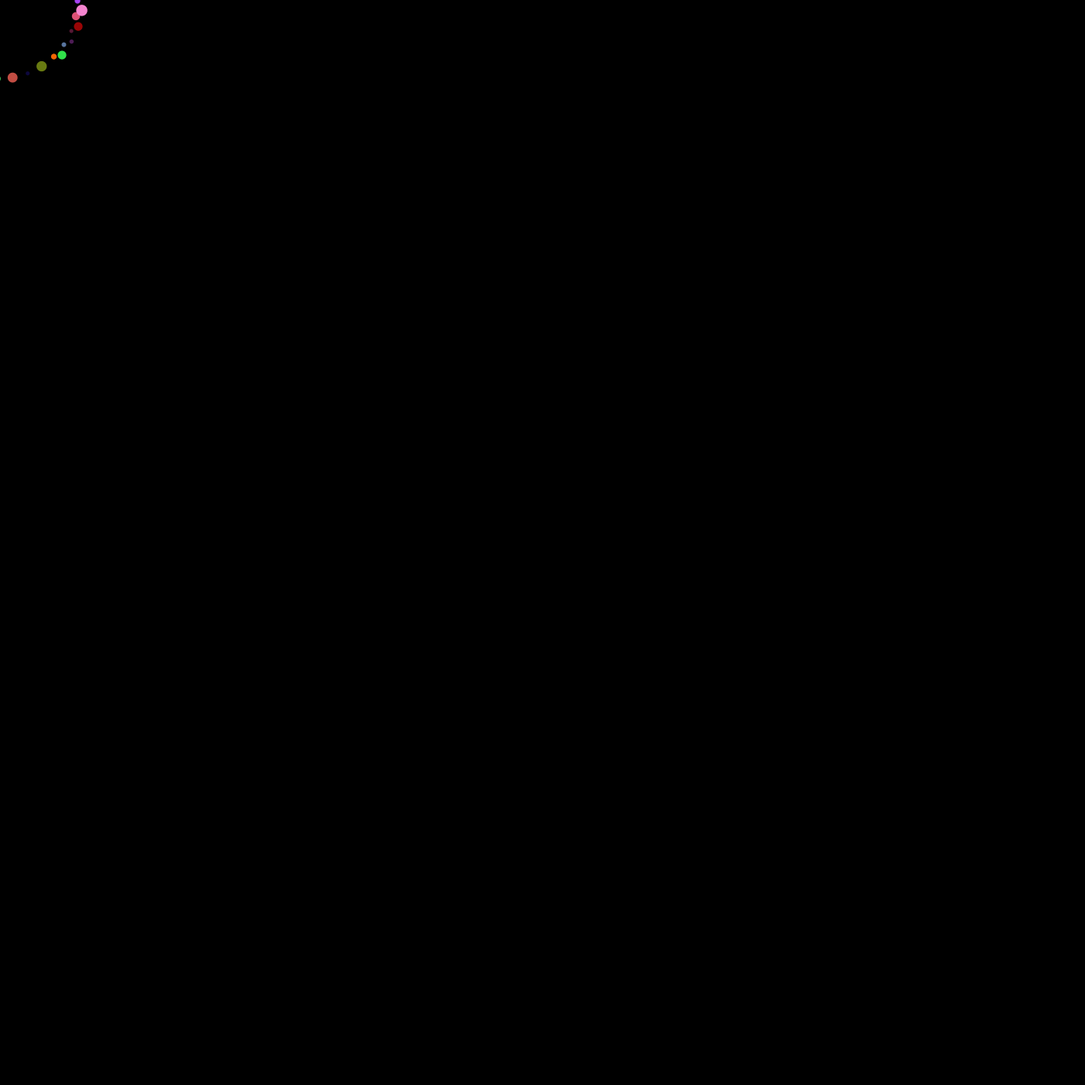
Frame 1 (no input)
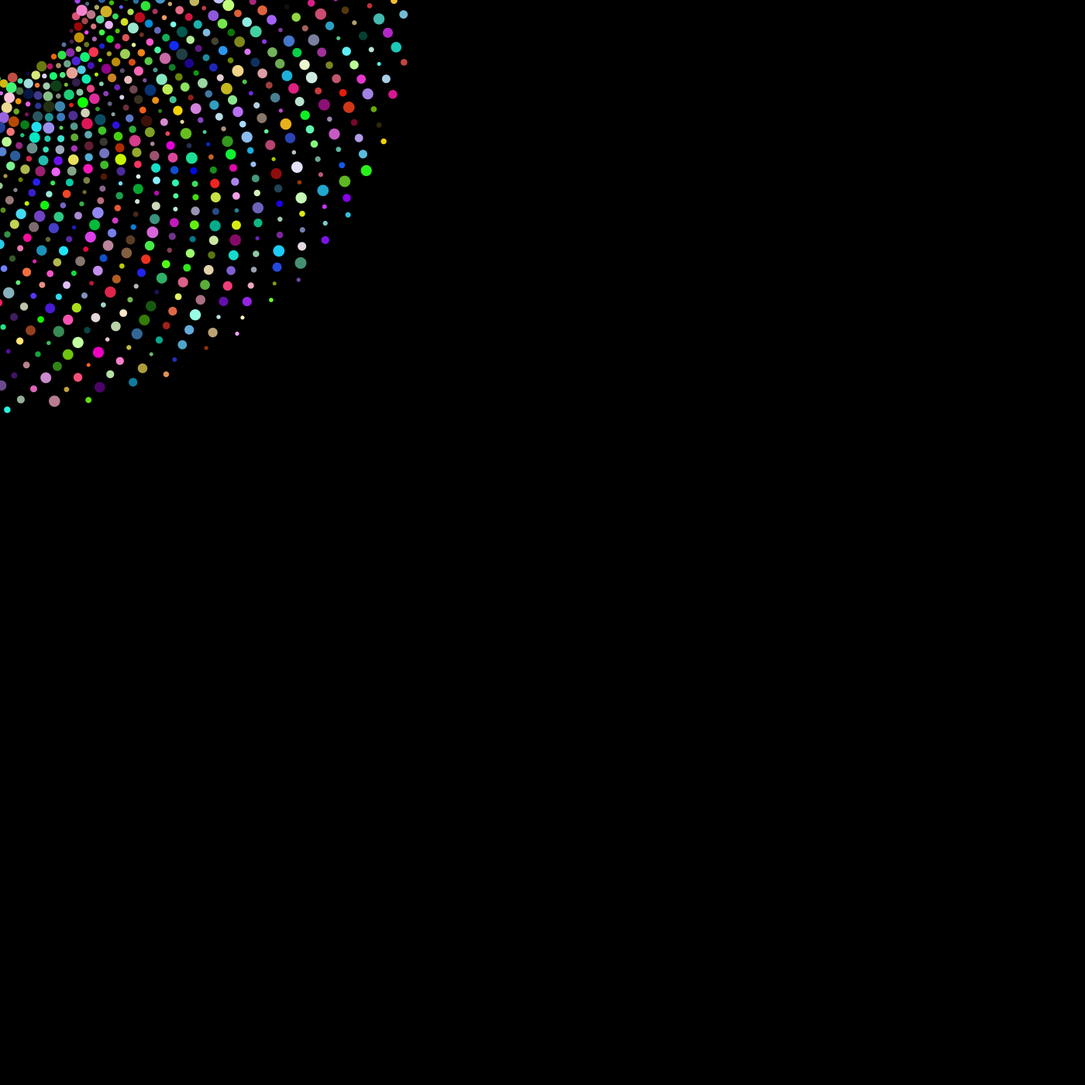
Frame 60 (the mouse pressed at the canvas centre just before this capture)
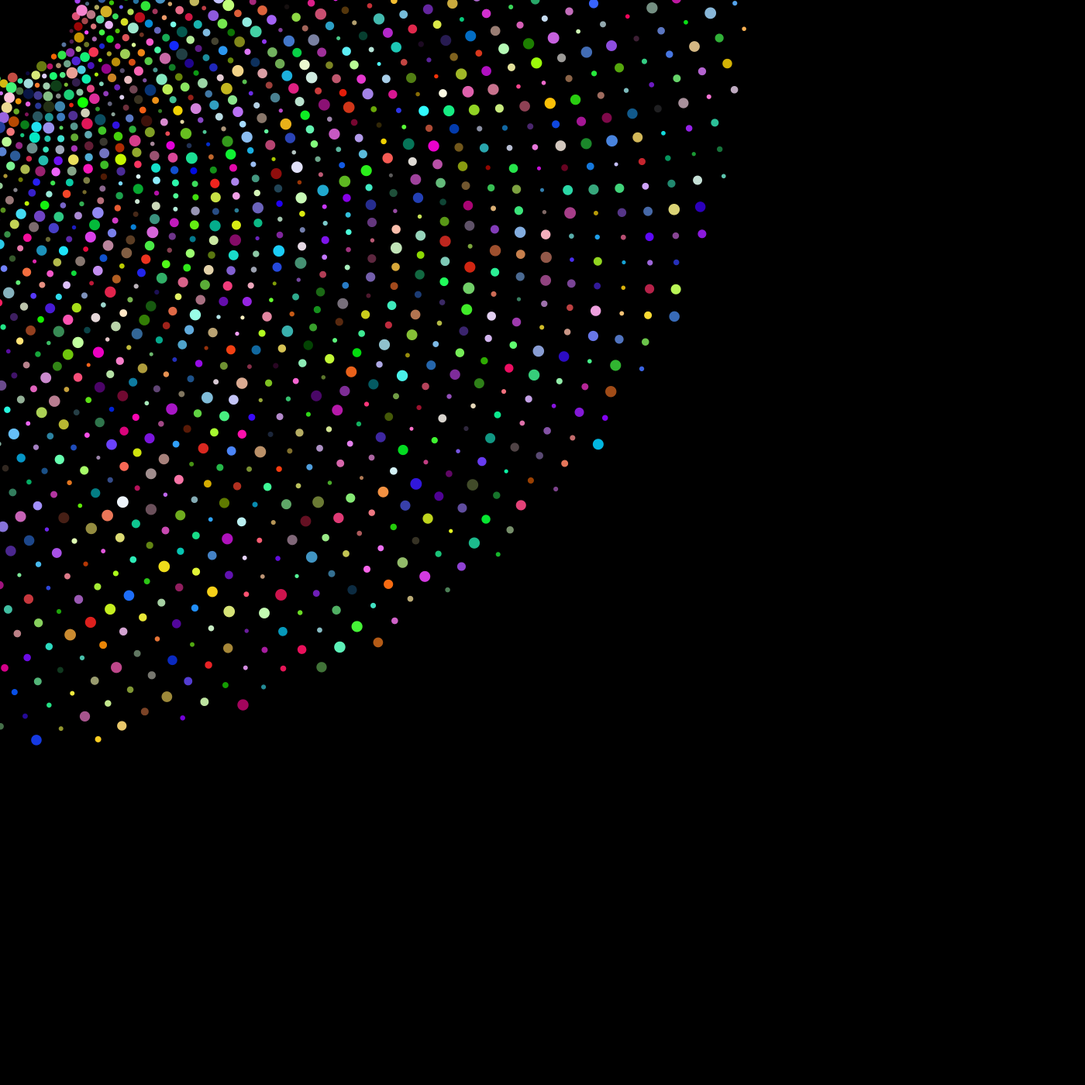
Frame 120 (the mouse held since frame 60 and released just before this capture)

The Processing sketch that drew these frames (run headless with seeded random() and noise(); from frame 60 on, the mouse is pressed at the canvas centre):

// Processing sketch: printing_dots
// ── printing_dots.pde
// Inspiration taken from FunProgramming.org https://funprogramming.org/27-Animating-while-rotating.html

PGraphics layer;
float r = 0;
float r2 = 0.15;
float ellipseWidth = 100;

void setup() {
  size(1400, 1400);
  layer = createGraphics(width, height);
  background(0);
  noStroke();
}

void draw() {

  // Uncomment the background(0) line and run the project to see what happens when background is set in draw()
  // then comment the line again and see the difference (leave it commented when you move forward)
  // The default layer background is reset but the extra layer is not (make sure you uncomment the extra part to see this)
  //background(0);

  /* Extra: creating another layer */
  // You can also draw on another layer. Uncomment the lines in extra to see white dots drawn on top of the default layer
  // Comment the lines again to see just the default layer

  // EXTRA FROM HERE //
  /*for (float b = 0; b < 10; b++) {
   layer.beginDraw();
   // Set the dot color white
   layer.fill(255);
   
   // Rotating the dots in an even, circular pattern
   layer.rotate(r2);
   
   // Generate randomness to the dot sizes
   float circle_size = random(5, 15);
   
   // Stop drawing dots when the window width is met
   if (ellipseWidth+r2 < width) {
   layer.ellipse(ellipseWidth+r2, 1, circle_size, circle_size);
   r2 = r2 + 0.2;
   }
   
   layer.endDraw();
   // Draw the layer to the window
   image(layer, 0, 0);
   }*/
  // TO HERE//

  /* The actual project */
  for (float a = 0; a < 360; a+=10) {
    pushMatrix();

    // Set random color to a dot
    float red = random(256);
    float green = random(256);
    float blue = random(256);
    fill(red, green, blue);

    /* 1st part */
    // 1. Rotating the dots in an even, circular pattern
    rotate(r);

    // 2. Generate randomess to the rotation pattern
    // Comment the rotation above and uncomment the next two lines
    //float randomRotation1 = random(2, 6);
    //rotate(r+randomRotation1);

    /* 2nd part */
    // 1. Rotate dots in even, straight lines
    // Comment all the code from the 1st part and uncomment the line below
    //rotate(radians(a));

    // 2. Generate randomness to the straight pattern
    // Comment the rotation above and uncomment the next two lines
    //float randomRotation = random(2, 7);
    //rotate(radians(a+randomRotation));

    /* Generate dots */
    // Generate randomness to the dot sizes
    float circle_size = random(5, 15);

    // Stop drawing dots when the window width is met
    if (ellipseWidth+r < width) {
      ellipse(ellipseWidth+r, 1, circle_size, circle_size);
      r = r + 0.2;
    }

    popMatrix();
  }
}
